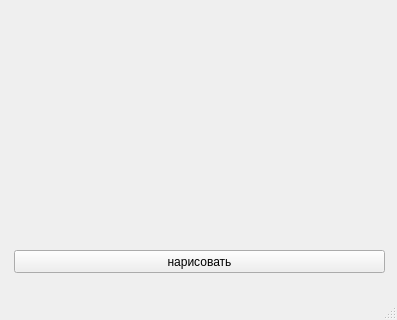
<?xml version="1.0" encoding="UTF-8"?>
<ui version="4.0">
 <class>MainWindow</class>
 <widget class="QMainWindow" name="MainWindow">
  <property name="geometry">
   <rect>
    <x>0</x>
    <y>0</y>
    <width>397</width>
    <height>320</height>
   </rect>
  </property>
  <property name="windowTitle">
   <string>MainWindow</string>
  </property>
  <widget class="QWidget" name="centralwidget">
   <widget class="QPushButton" name="btn">
    <property name="geometry">
     <rect>
      <x>14</x>
      <y>250</y>
      <width>371</width>
      <height>23</height>
     </rect>
    </property>
    <property name="text">
     <string>нарисовать</string>
    </property>
   </widget>
  </widget>
  <widget class="QStatusBar" name="statusbar"/>
 </widget>
 <resources/>
 <connections/>
</ui>
